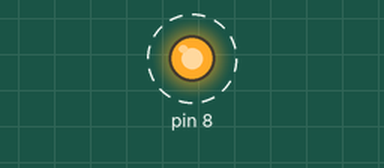
Recording of a program running on a simulated Arduino Uno, built with avr-gcc and run on an emulated ATmega328P. Shown: output pins drawn as LEDs (lit = HIGH). Dashed ring = blinking. What the program prints to the serial monitor is not drawn.

Above: at 1.0 s.
Timing chart, 0 to 5.1 s (numbered marks = the images above):
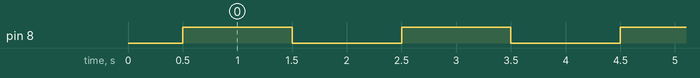

The program:

main.cpp
```cpp
#include <Arduino.h>

void setup() {
  pinMode(8, OUTPUT);
  Serial.begin(9600);
  delay(500);
  Serial.println("Starting...");
}

void loop() {
  digitalWrite(8, HIGH);
  Serial.println("LED ON");
  delay(1000);
  digitalWrite(8, LOW);
  Serial.println("LED OFF");
  delay(1000);
}
```

Measured:
- by itself, pin 8: alternates HIGH for 1.0 s and LOW for 1.0 s
